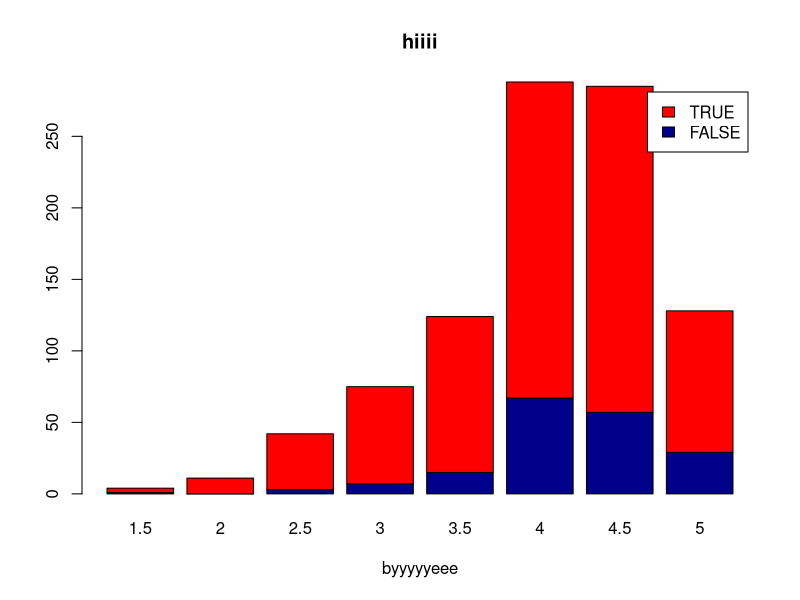
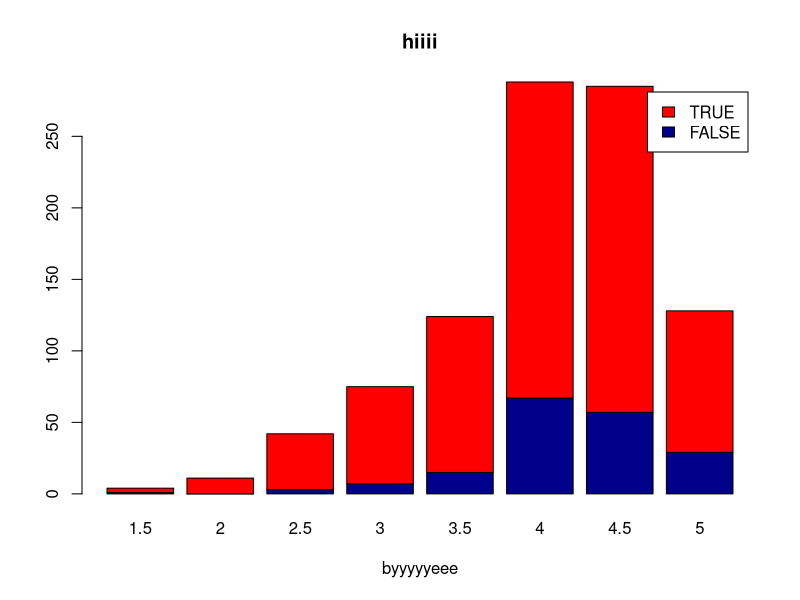

The R source for these figures, in order:
## ---- chunk 1
library(tidyverse)

data <- read_csv('Datasheet.csv', show_col_types = FALSE)

#summary(data)
#data2 <- distinct(data)
#missing_values <- colSums(is.na(data))
#data2 <- na.omit(data)

MISSING <- is.na(data$"Good For Kids")

df<-data[!grepl("Beach", data$Categories),]
df<-df[!grepl("Park", df$Categories),]
df<-df[!grepl("Hiking", df$Categories),]

df1 <- data[complete.cases(data[['Good For Kids']]), ]

column_to_parse <- df$Categories

# Split the strings in the column by ", " to create a list of items
split_items <- strsplit(column_to_parse, ", ")

# Flatten the list to count the occurrences of each item
all_items <- unlist(split_items)


# Count the occurrences of each unique item in the column
item_counts <- table(all_items)

# Display the counts
print(item_counts)


summary(df1)

## ---- chunk 2
counts <- table(df1$'Good For Kids', df1$Stars)
barplot(counts, main="hiiii",
  xlab="byyyyyeee", col=c("darkblue","red"),
  legend = rownames(counts))

counts <- table(df1$'Good For Kids', df1$Stars)
barplot(counts, main="hiiii",
  xlab="byyyyyeee", col=c("darkblue","red"),
  legend = rownames(counts))
## ---- chunk 3




